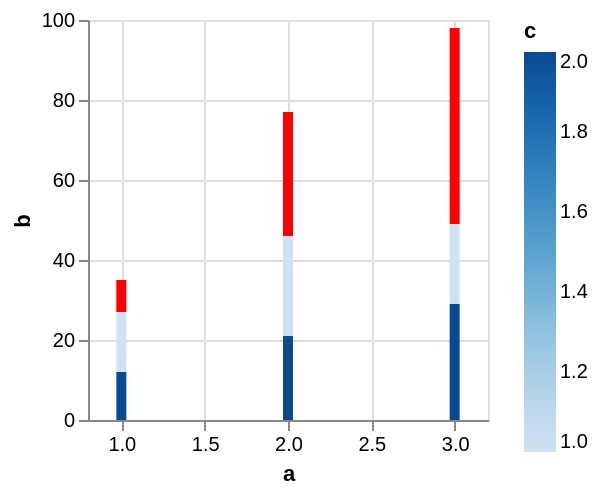

Vega-Lite specification for this chart:
### Vega specification from a JSON file in a GitHub repository (floating-point values rounded to 4 significant figures)
{"$schema": "https://vega.github.io/schema/vega/v5.json", "description": "Testing invalid", "background": "white", "padding": 5, "width": 200, "height": 200, "style": "cell", "data": [{"name": "source_0", "values": [{"a": 1, "b": 15, "c": 1}, {"a": 2, "b": 25, "c": 1}, {"a": 3, "b": 20, "c": 1}, {"a": 1, "b": 12, "c": 2}, {"a": 2, "b": 21, "c": 2}, {"a": 3, "b": 29, "c": 2}, {"a": 1, "b": 8, "c": null}, {"a": 2, "b": 31, "c": null}, {"a": 3, "b": 49, "c": null}]}, {"name": "data_0", "source": "source_0", "transform": [{"type": "stack", "groupby": ["a"], "field": "b", "sort": {"field": ["c"], "order": ["descending"]}, "as": ["b_start", "b_end"], "offset": "zero"}]}], "marks": [{"name": "marks", "type": "rect", "style": ["bar"], "from": {"data": "data_0"}, "encode": {"update": {"fill": [{"test": "!isValid(datum[\"c\"]) || !isFinite(+datum[\"c\"])", "value": "red"}, {"scale": "color", "field": "c"}], "tooltip": {"signal": "{\"a\": format(datum[\"a\"], \"\"), \"b\": format(datum[\"b\"], \"\"), \"c\": format(datum[\"c\"], \"\")}"}, "ariaRoleDescription": {"value": "bar"}, "description": {"signal": "\"a: \" + (format(datum[\"a\"], \"\")) + \"; b: \" + (format(datum[\"b\"], \"\")) + \"; c: \" + (format(datum[\"c\"], \"\"))"}, "xc": [{"test": "!isValid(datum[\"a\"]) || !isFinite(+datum[\"a\"])", "signal": "scale('x', inrange(0, domain('x')) ? 0 : domain('x')[0])"}, {"scale": "x", "field": "a"}], "width": {"value": 5}, "y": {"scale": "y", "field": "b_end"}, "y2": {"scale": "y", "field": "b_start"}}}}], "scales": [{"name": "x", "type": "linear", "domain": {"data": "data_0", "field": "a"}, "range": [0, {"signal": "width"}], "nice": true, "zero": false, "padding": 5}, {"name": "y", "type": "linear", "domain": {"data": "data_0", "fields": ["b_start", "b_end"]}, "range": [{"signal": "height"}, 0], "nice": true, "zero": true}, {"name": "color", "type": "linear", "domain": {"data": "data_0", "field": "c"}, "range": "ramp", "interpolate": "hcl", "zero": false}], "axes": [{"scale": "x", "orient": "bottom", "gridScale": "y", "grid": true, "tickCount": {"signal": "ceil(width/40)"}, "domain": false, "labels": false, "aria": false, "maxExtent": 0, "minExtent": 0, "ticks": false, "zindex": 0}, {"scale": "y", "orient": "left", "gridScale": "x", "grid": true, "tickCount": {"signal": "ceil(height/40)"}, "domain": false, "labels": false, "aria": false, "maxExtent": 0, "minExtent": 0, "ticks": false, "zindex": 0}, {"scale": "x", "orient": "bottom", "grid": false, "title": "a", "labelFlush": true, "labelOverlap": true, "tickCount": {"signal": "ceil(width/40)"}, "zindex": 0}, {"scale": "y", "orient": "left", "grid": false, "title": "b", "labelOverlap": true, "tickCount": {"signal": "ceil(height/40)"}, "zindex": 0}], "legends": [{"fill": "color", "gradientLength": {"signal": "clamp(height, 64, 200)"}, "title": "c"}], "config": {"mark": {"tooltip": true}}}
